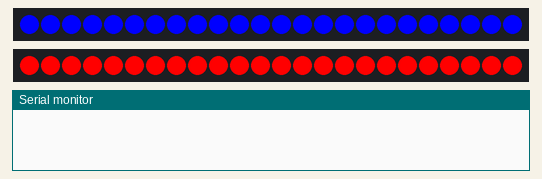
This sketch was run on a simulated Arduino Uno, built with avr-gcc and run on an emulated ATmega328P. Shown: 2 × 24 RGB LEDs in strip order, left to right, the last lines printed to the serial monitor. Dim RGB values are drawn brighter than linear; random numbers use the default seed unless the sketch sets one.

Above: at 0.06 s.
At 28.77 s:
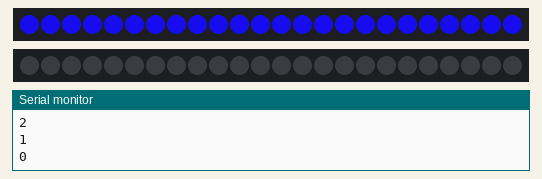
At 36.07 s:
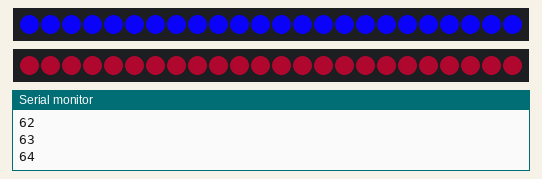

The sketch:

NeoWind.ino
```cpp
/********************************************************************************************************
  NeoWind
  Written by Scott Kildall

  Runs a 200ma fan and NeoPixel ring at the same time

  The 200ma fan is too much current for the Arduino without USB power,
  so we run it from 5V and use the fan pin as the ground.

  This will light just a NeoPixel strip of NeoPixels

---------------------------------------------------------------------------------------------------------
NeoPixel Information for initializing the strip, below
  60ma/pixel for current load
  Parameter 1 = number of pixels in strip
  Parameter 2 = pin number (most are valid)
  Parameter 3 = pixel type flags, add together as needed:
    NEO_KHZ800  800 KHz bitstream (most NeoPixel products w/WS2812 LEDs)
    NEO_KHZ400  400 KHz (classic 'v1' (not v2) FLORA pixels, WS2811 drivers)
    NEO_GRB     Pixels are wired for GRB bitstream (most NeoPixel products)
    NEO_RGB     Pixels are wired for RGB bitstream (v1 FLORA pixels, not v2)

**********************************************************************************************************/

#include <Adafruit_NeoPixel.h>

#include "MSTimer.h"

// the data pin for the NeoPixels
const int skyStripNeoPixelPin = 6;
const int beakerStripNeoPixelPin = 4;

// How many NeoPixels we will be using, charge accordingly
int numPixels = 24;

// Instatiate the NeoPixel from the ibrary
Adafruit_NeoPixel skyStrip = Adafruit_NeoPixel(numPixels, skyStripNeoPixelPin, NEO_GRB + NEO_KHZ800);
Adafruit_NeoPixel beakerStrip= Adafruit_NeoPixel(numPixels, beakerStripNeoPixelPin, NEO_GRB + NEO_KHZ800);

// Global RGB values, change to suit your needs
int skyRed = 0;
int skyGreen = 0;
int skyBlue = 255;

int newRed = 0;
int newGreen = 0;
int newBlue = 255;

int rDir = 0;
int gDir = 0;
int bDir = 0;

int brightDir = -1;
int brightness = 255;

int beakerRed = 255;
int beakerGreen = 0;
int beakerBlue = 0;


// various timers
MSTimer skylightTimer;
MSTimer changePixelsTimer;
MSTimer beakerTimer;

// Fan off/on
#define MIN_SKYLIGHT_TIMER               (4000)
#define MAX_SKYLIGHT_TIMER               (7000)


void setup() {
  Serial.begin(115200);

  skyStrip.begin();  // initialize the strip
  skyStrip.show();   // make sure it is visible
  skyStrip.clear();  // Initialize all pixels to 'off'

  beakerStrip.begin();  // initialize the strip
  beakerStrip.show();   // make sure it is visible
  beakerStrip.clear();  // Initialize all pixels to 'off'

  skylightTimer.setTimer(random(MIN_SKYLIGHT_TIMER,MAX_SKYLIGHT_TIMER));
  skylightTimer.start();

  changePixelsTimer.setTimer(100);
  changePixelsTimer.start();

  beakerTimer.setTimer(100);
  beakerTimer.start();

  // set the colors for the strip
  for( int i = 0; i < numPixels; i++ ) {
    skyStrip.setPixelColor(i, 0,0,255);
    beakerStrip.setPixelColor(i, beakerRed,beakerGreen,beakerBlue);
  }
}

void loop() {
  if( changePixelsTimer.isExpired()) {
    skyRed += rDir;
    skyGreen += gDir;
    skyBlue += bDir;

    if( skyRed == newRed ) {
      rDir = 0;
    }
    else if( skyGreen == newGreen ) {
      gDir = 0;
    }
    else if( skyBlue == newBlue ) {
      bDir = 0;
    }

    for( int i = 0; i < numPixels; i++ ) {
      skyStrip.setPixelColor(i, skyRed, skyGreen, skyBlue);
      beakerStrip.setPixelColor(i, beakerRed, beakerGreen, beakerBlue);
    }

    changePixelsTimer.start();
  }

   // show all pixels
   skyStrip.show();
   beakerStrip.show();

   // wait for a short amount of time -- sometimes a short delay of 5ms will help
   // technically we only need to execute this one time, since we aren't changing the colors but we will build on this structure
   delay(10);

   checkSkylight();
   checkBeakerStrip();
}


void checkSkylight() {
  if( skylightTimer.isExpired() ) {
      Serial.println("light timer expired");

      // choose new color
      skyRed = newRed = random(0,30);
      skyGreen = newGreen = random(0,30);
      skyBlue = newBlue = random(120,255);

      // some janky code here
      rDir = setDir(skyRed, newRed);
      gDir = setDir(skyGreen, newGreen);
      bDir = setDir(skyBlue, newBlue);

      // reset timer
      skylightTimer.setTimer(random(MIN_SKYLIGHT_TIMER,MAX_SKYLIGHT_TIMER));
      skylightTimer.start();
  }
}

void checkBeakerStrip() {
    if( beakerTimer.isExpired() ) {
      brightness += brightDir;
      if( brightness < 0 ) {
        brightness = 0;
        brightDir = -brightDir;
        randomizeBeakerStripColors();
      }
      else if( brightness > 255 ) {
        brightness = 255;
        brightDir = -brightDir;
      }

      Serial.println(brightness);
      beakerStrip.setBrightness(brightness);
      beakerStrip.show();

      beakerTimer.start();
   }
}

void randomizeBeakerStripColors() {
  beakerRed = random(100,255);
  beakerGreen = random(0,25);
  beakerBlue = random(0,100);
}

// determine which wat the pixels will go
int setDir(int oldDir, int newDir) {
  if( newDir > oldDir) {
    return 1;
  }
  else if( newDir < oldDir) {
    return -1;
  }

  return 0;
}
```

MSTimer.cpp
```cpp
/*
  MSTimer: Simple timer class for Arduino, makes code a lot cleaner


*/

#include "Arduino.h"
#include "MSTimer.h"


MSTimer::MSTimer() {
  duration = 0;
}

int MSTimer::isExpired() {
  return( (startTime + duration) < millis() );
}

void MSTimer::start() {
   startTime = millis();
}

void MSTimer::setTimer(unsigned long _duration) {
   duration = _duration;
   start();
}
```

MSTimer.h
```cpp
/*
  MSTimer: Simple timer class for Arduino, makes code a lot cleaner

  Written by Scott Kildall
  https://github.com/scottkildall
  www.kildall.com
*/


#ifndef CLASS_MSTimer
#define CLASS_MSTimer

class MSTimer
{
  public:
    MSTimer();

    int isExpired();
    void setTimer( unsigned long _duration );  // will also start the time
    void start();

    unsigned long startTime;
    unsigned long duration;
  private:

};

#endif // CLASS_MSTimer
```
